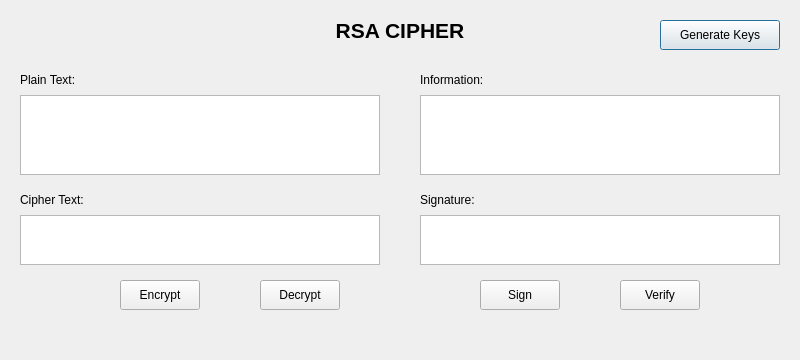
<?xml version="1.0" encoding="UTF-8"?>
<ui version="4.0">
 <class>Dialog</class>
 <widget class="QDialog" name="Dialog">
  <property name="geometry">
   <rect>
    <x>0</x> <y>0</y> <width>800</width> <height>360</height>
   </rect>
  </property>
  <property name="windowTitle">
   <string>RSA Cipher</string>
  </property>

  <!-- Title -->
  <widget class="QLabel" name="lblTitle">
   <property name="geometry">
    <rect><x>300</x> <y>10</y> <width>200</width> <height>40</height></rect>
   </property>
   <property name="font">
    <font>
     <family>Arial</family>
     <pointsize>16</pointsize>
     <weight>75</weight>
     <bold>true</bold>
    </font>
   </property>
   <property name="alignment">
    <set>Qt::AlignCenter</set>
   </property>
   <property name="text">
    <string>RSA CIPHER</string>
   </property>
  </widget>

  <!-- Generate Keys button -->
  <widget class="QPushButton" name="btn_gen_keys">
   <property name="geometry">
    <rect><x>660</x> <y>20</y> <width>120</width> <height>30</height></rect>
   </property>
   <property name="text">
    <string>Generate Keys</string>
   </property>
  </widget>

  <!-- Plain text -->
  <widget class="QLabel" name="lblPlain">
   <property name="geometry">
    <rect><x>20</x> <y>70</y> <width>100</width> <height>20</height></rect>
   </property>
   <property name="text">
    <string>Plain Text:</string>
   </property>
  </widget>
  <widget class="QTextEdit" name="txt_plain_text">
   <property name="geometry">
    <rect><x>20</x> <y>95</y> <width>360</width> <height>80</height></rect>
   </property>
  </widget>

  <!-- Cipher text -->
  <widget class="QLabel" name="lblCipher">
   <property name="geometry">
    <rect><x>20</x> <y>190</y> <width>100</width> <height>20</height></rect>
   </property>
   <property name="text">
    <string>Cipher Text:</string>
   </property>
  </widget>
  <widget class="QTextEdit" name="txt_cipher_text">
   <property name="geometry">
    <rect><x>20</x> <y>215</y> <width>360</width> <height>50</height></rect>
   </property>
  </widget>

  <!-- Encrypt/Decrypt buttons -->
  <widget class="QPushButton" name="btn_encrypt">
   <property name="geometry">
    <rect><x>120</x> <y>280</y> <width>80</width> <height>30</height></rect>
   </property>
   <property name="text">
    <string>Encrypt</string>
   </property>
  </widget>
  <widget class="QPushButton" name="btn_decrypt">
   <property name="geometry">
    <rect><x>260</x> <y>280</y> <width>80</width> <height>30</height></rect>
   </property>
   <property name="text">
    <string>Decrypt</string>
   </property>
  </widget>

  <!-- Information (e.g. modulus/exponent) -->
  <widget class="QLabel" name="lblInfo">
   <property name="geometry">
    <rect><x>420</x> <y>70</y> <width>120</width> <height>20</height></rect>
   </property>
   <property name="text">
    <string>Information:</string>
   </property>
  </widget>
  <widget class="QTextEdit" name="txt_info">
   <property name="geometry">
    <rect><x>420</x> <y>95</y> <width>360</width> <height>80</height></rect>
   </property>
  </widget>

  <!-- Signature -->
  <widget class="QLabel" name="lblSign">
   <property name="geometry">
    <rect><x>420</x> <y>190</y> <width>120</width> <height>20</height></rect>
   </property>
   <property name="text">
    <string>Signature:</string>
   </property>
  </widget>
  <widget class="QTextEdit" name="txt_sign">
   <property name="geometry">
    <rect><x>420</x> <y>215</y> <width>360</width> <height>50</height></rect>
   </property>
  </widget>

  <!-- Sign / Verify buttons -->
  <widget class="QPushButton" name="btn_sign">
   <property name="geometry">
    <rect><x>480</x> <y>280</y> <width>80</width> <height>30</height></rect>
   </property>
   <property name="text">
    <string>Sign</string>
   </property>
  </widget>
  <widget class="QPushButton" name="btn_verify">
   <property name="geometry">
    <rect><x>620</x> <y>280</y> <width>80</width> <height>30</height></rect>
   </property>
   <property name="text">
    <string>Verify</string>
   </property>
  </widget>

 </widget>
 <resources/>
 <connections/>
</ui>
